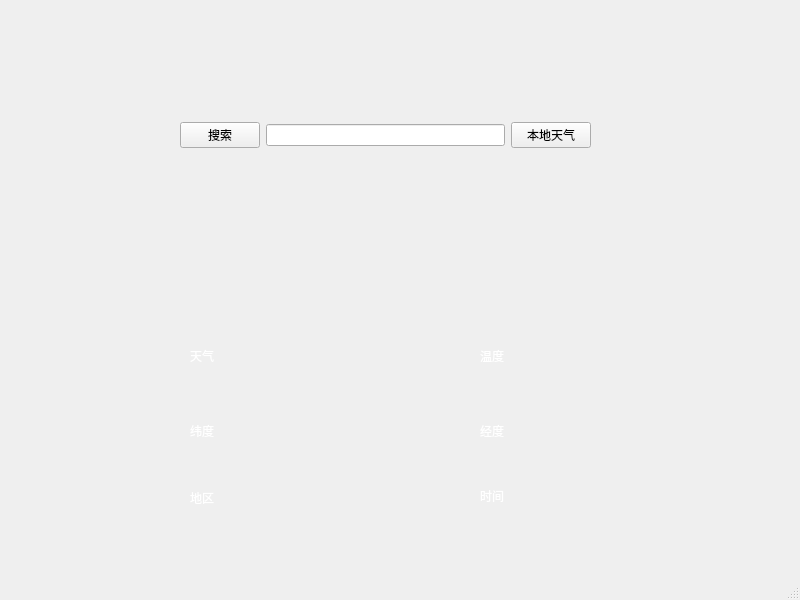
<?xml version="1.0" encoding="UTF-8"?>
<ui version="4.0">
 <class>MainWindowWeather</class>
 <widget class="QMainWindow" name="MainWindowWeather">
  <property name="geometry">
   <rect>
    <x>0</x>
    <y>0</y>
    <width>800</width>
    <height>600</height>
   </rect>
  </property>
  <property name="windowTitle">
   <string>MainWindow</string>
  </property>
  <widget class="QWidget" name="centralwidget">
   <widget class="QLabel" name="weatherLabel">
    <property name="geometry">
     <rect>
      <x>190</x>
      <y>330</y>
      <width>161</width>
      <height>51</height>
     </rect>
    </property>
    <property name="styleSheet">
     <string notr="true">color:white</string>
    </property>
    <property name="text">
     <string>天气</string>
    </property>
   </widget>
   <widget class="QLabel" name="temperatureLabel">
    <property name="geometry">
     <rect>
      <x>480</x>
      <y>330</y>
      <width>161</width>
      <height>51</height>
     </rect>
    </property>
    <property name="styleSheet">
     <string notr="true">color:white</string>
    </property>
    <property name="text">
     <string>温度</string>
    </property>
   </widget>
   <widget class="QLabel" name="latitudeLabel">
    <property name="geometry">
     <rect>
      <x>190</x>
      <y>410</y>
      <width>121</width>
      <height>41</height>
     </rect>
    </property>
    <property name="styleSheet">
     <string notr="true">color:white</string>
    </property>
    <property name="text">
     <string>纬度</string>
    </property>
   </widget>
   <widget class="QLabel" name="regionLabel">
    <property name="geometry">
     <rect>
      <x>190</x>
      <y>477</y>
      <width>141</width>
      <height>41</height>
     </rect>
    </property>
    <property name="styleSheet">
     <string notr="true">color:white</string>
    </property>
    <property name="text">
     <string>地区</string>
    </property>
   </widget>
   <widget class="QLabel" name="multiDayWeatherLabel">
    <property name="geometry">
     <rect>
      <x>580</x>
      <y>190</y>
      <width>201</width>
      <height>121</height>
     </rect>
    </property>
    <property name="text">
     <string/>
    </property>
   </widget>
   <widget class="QLabel" name="longitudeLabel">
    <property name="geometry">
     <rect>
      <x>480</x>
      <y>410</y>
      <width>141</width>
      <height>41</height>
     </rect>
    </property>
    <property name="styleSheet">
     <string notr="true">color:white</string>
    </property>
    <property name="text">
     <string>经度</string>
    </property>
   </widget>
   <widget class="QLabel" name="timeLabel">
    <property name="geometry">
     <rect>
      <x>480</x>
      <y>480</y>
      <width>161</width>
      <height>31</height>
     </rect>
    </property>
    <property name="styleSheet">
     <string notr="true">color:white</string>
    </property>
    <property name="text">
     <string>时间</string>
    </property>
   </widget>
   <widget class="QWidget" name="layoutWidget">
    <property name="geometry">
     <rect>
      <x>180</x>
      <y>90</y>
      <width>411</width>
      <height>91</height>
     </rect>
    </property>
    <layout class="QHBoxLayout" name="horizontalLayout">
     <item>
      <widget class="QPushButton" name="searchButton">
       <property name="text">
        <string>搜索</string>
       </property>
      </widget>
     </item>
     <item>
      <widget class="QLineEdit" name="cityLineEdit"/>
     </item>
     <item>
      <widget class="QPushButton" name="locateButton">
       <property name="text">
        <string>本地天气</string>
       </property>
      </widget>
     </item>
    </layout>
   </widget>
  </widget>
  <widget class="QMenuBar" name="menubar">
   <property name="geometry">
    <rect>
     <x>0</x>
     <y>0</y>
     <width>800</width>
     <height>23</height>
    </rect>
   </property>
  </widget>
  <widget class="QStatusBar" name="statusbar"/>
 </widget>
 <resources/>
 <connections/>
</ui>
